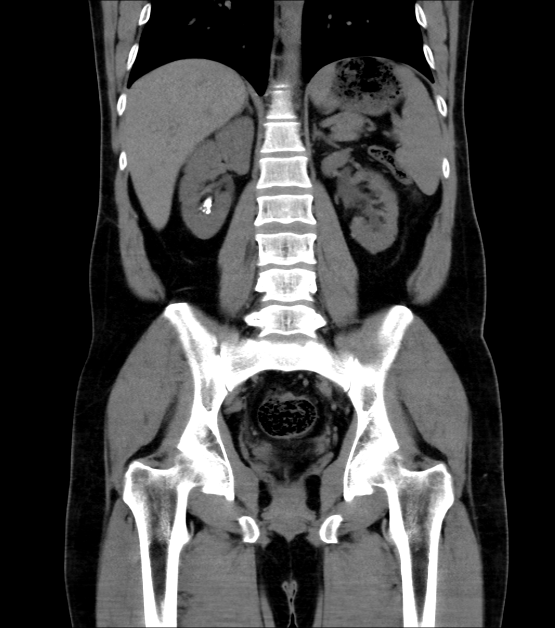
#> input picture K_Test/1.png, 1110 x 1256 px, found by its file name (shown at 1/2 size); its folder holds only this picture in this run
$ jupyter execute Untitled.ipynb
#> lines starting #> are read from the running program, lines starting #| are printed output that depends on the picture; after the words box and inside, x2 and y2 are one past the last pixel; in counts of white or black regions, pixels touching at a corner belong together
[cell 1]
import numpy as np
import cv2 as cv
import tensorflow as tf
from tensorflow import keras
import matplotlib.pyplot as plt
from keras.datasets import mnist
from keras.models import Sequential
from keras.layers import Dense
from tensorflow.keras.optimizers import RMSprop
from tensorflow.keras.optimizers import SGD
from keras.layers import Dense, Conv2D, Flatten, Convolution2D, Activation
from keras.layers import Dropout, MaxPooling2D
from tensorflow.keras.applications import ResNet50,Xception
import pickle
import os

[cell 2]
training_data1=[]
path='C:/Users/Manohar Vemuri/Desktop/M/project/K_Test'
for img in os.listdir(path):
            try:
                img_array=cv.imread(os.path.join(path,img))
#> img_array is the input picture: shape (1256, 1110, 3); min 0, max 255, mean 67.9
                new_array=cv.resize(img_array,(128,128))
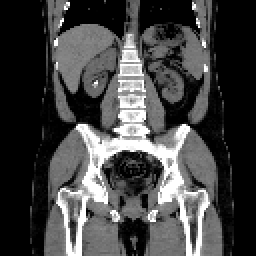
#> new_array: shape (128, 128, 3) (shown 2 times larger); min 0, max 255, mean 68
                training_data1.append(new_array)
            except Exception as e:
                pass

[cell 3]
def median_blur(img):
    mb = cv.medianBlur(img, 1)
    res=hist(mb)
    return mb

def hist(img):
    res = cv.cvtColor(img, cv.COLOR_BGR2GRAY)
    gamma_corrected = np.array(255*(res / 255) ** 2.5, dtype = 'uint8')
    thres=thresholding_img(gamma_corrected)
    return gamma_corrected

def thresholding_img(img):
    ret, thresh1 = cv.threshold(img, 100, 255, cv.THRESH_BINARY)
    return thresh1

processed_img=[]
for img in training_data1:
    res=median_blur(img)
    processed_img.append(res)
#> this loop made 1 pass
#> pass 1, in hist, `gamma_corrected = np.array(255*(res / 255) ** 2.5, dtype = 'uint8')`:
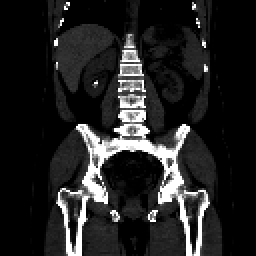
#> gamma_corrected: shape (128, 128) (shown 2 times larger); min 0, max 255, mean 34.9
#> pass 1, in thresholding_img, `ret, thresh1 = cv.threshold(img, 100, 255, cv.THRESH_BINARY)`:
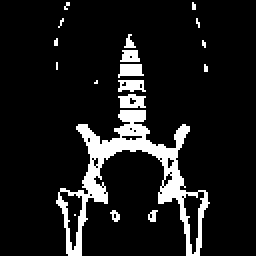
#> thresh1: shape (128, 128) (shown 2 times larger); 10.4% white; 18 white regions (12 under 20 px), largest, box (x1, y1, x2, y2) and area: (28, 55, 105, 128) 1339, (59, 47, 73, 54) 72, (59, 32, 72, 39) 69, (59, 40, 73, 46) 63, (60, 25, 70, 31) 49, (62, 17, 68, 24) 22
#> after the loop, processed_img = 1 item

processed_img=np.array(processed_img)

[cell 4]
res=median_blur(training_data1[0])
res1=hist(res)
res2=thresholding_img(res1)
plt.figure(figsize=(10,128))
plt.subplot(1,2,1)
plt.imshow(training_data1[0],cmap='gray')
plt.subplot(1,2,2)
plt.imshow(res2,cmap='gray')
plt.show()
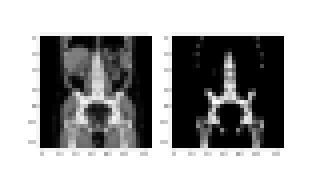
#> figure drawn by matplotlib, 2 panels

$ run again, on K_Test/13.png
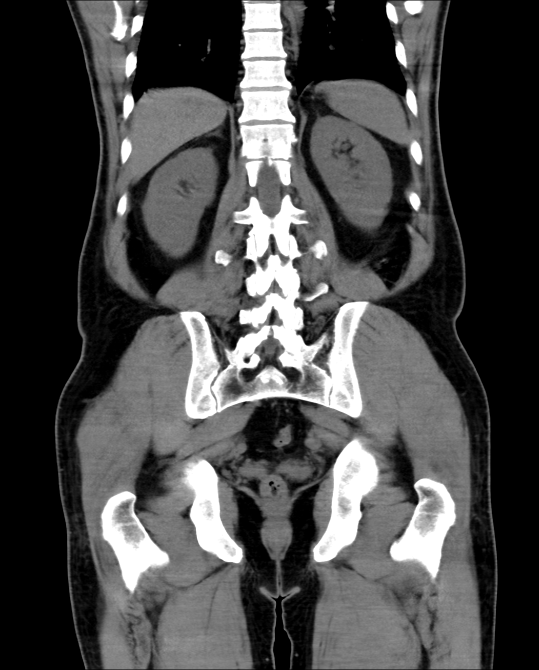
#> input picture K_Test/13.png, 1078 x 1340 px, found by its file name (shown at 1/2 size)
#> img_array is the input picture: shape (1340, 1078, 3); min 0, max 255, mean 72.3
#> the loop `for img in training_data1:` made 1 pass
#> pass 1, in thresholding_img, `ret, thresh1 = cv.threshold(img, 100, 255, cv.THRESH_BINARY)`:
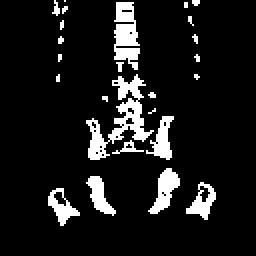
#> thresh1: shape (128, 128) (shown 2 times larger); 10% white; 25 white regions (17 under 20 px), largest, box (x1, y1, x2, y2) and area: (43, 37, 77, 80) 459, (57, 1, 70, 35) 293, (74, 84, 90, 107) 174
#> after the loop `for img in training_data1:`: processed_img = 1 item
#> `plt.show()`:
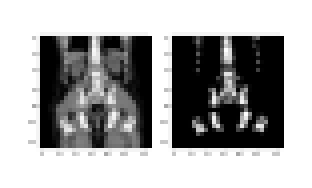
#> figure drawn by matplotlib, 2 panels
